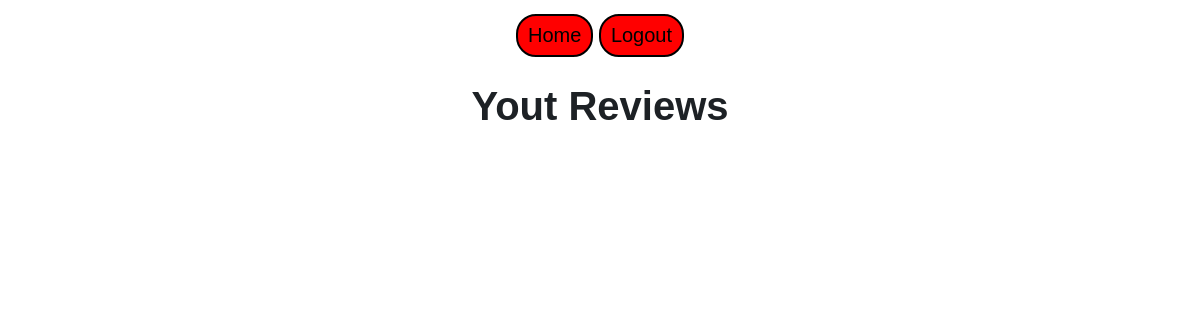
The page /reviews (signed in) on the database as committed earlier.
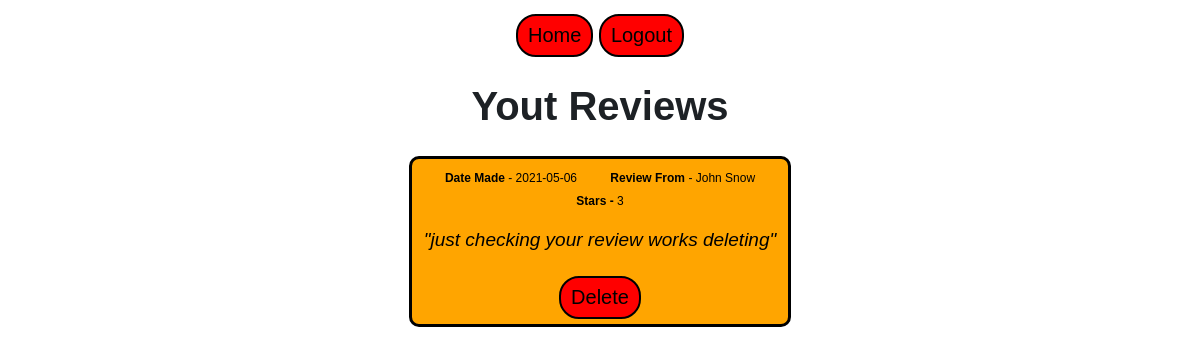
The same page on the database as committed later.
### tables this page shows
CREATE TABLE review (
            byUsrId integer,
            forUsrId integer,
            date text,
            star integer,
            message text,
            PRIMARY KEY (byUsrId, forUsrId, message)
            );

CREATE TABLE users (
            usrId integer primary key,
            email text,
            password text,
            firstName text,
            lastName text,
            accType text,
            postcode text,
            numberOfReviews integer,
            starRating real
            );

### app.py (the view)
@app.route('/reviews')
def reviews():
    userObj = user(session['usrId'])
    bookings = userObj.getReviewsBy()
    return render_template('reviews.html', bookings=bookings, user=user)

### database.py (called while the page is built)
    def search(self, col="null", search="null"):
        conn = sqlite3.connect('main.db')
        c = conn.cursor()
        if col == "email":
            c.execute(f'SELECT * FROM users WHERE email="{search}"')
            data = c.fetchall()
        elif col == "password":
            c.execute(f'SELECT * FROM users WHERE password="{search}"')
            data = c.fetchall()
        elif col == "usrId":
            c.execute(f'SELECT * FROM users WHERE usrId="{search}"')
            data = c.fetchall()
        elif col == "postcode":
            c.execute(f'SELECT * FROM users WHERE postcode="{search}"')
            data = c.fetchall()
        else:
            c.execute(f'SELECT * FROM users')
            data = c.fetchall()
        conn.commit()
        conn.close()
        return(data)

    def getReviewsBy(self, usrId):
        conn = sqlite3.connect('main.db')
        c = conn.cursor()
        c.execute(f'SELECT * FROM review WHERE byUsrId="{usrId}" ORDER BY date DESC')
        data = c.fetchall()
        return(data)
        conn.commit()
        conn.close()

### user.py (called while the page is built)
    def getReviewsBy(self):
        result = db.getReviewsBy(self.usrId)
        return result

### templates/reviews.html (shortened to what this page needs)
{% extends "base.html" %}
{% block head %}
    <link rel="stylesheet" href="{{ url_for('static', filename='css/profile.css') }}">
{% endblock %}
{% block body %}
    <h1>Yout Reviews</h1>
    {% for i in bookings %}
            <div class="review">
                <span style="font-size: 12px;">
                    <span class="name">Date Made</span> -  {{ i[2] }}<span style="padding-left: 30px;"></span>
                    <span class="name">Review From </span> - {{ user(i[0]).fName }} {{ user(i[0]).lName }} <br>
                    <span class="name">Stars - </span>{{ i[3] }}
                    <p class="reviewText">"{{ i[4] }}"</p>
                </span>
                <a href="/delRev/{{ i[0] }}-{{ i[1] }}-{{ i[4].strip() }}-{{ i[3] }}">Delete</a>
            </div>
        {% endfor %}
{% endblock %}

### templates/base.html (shortened to what this page needs)
<!DOCTYPE html>
<head>
    {% block head %}{% endblock %}
    <link rel="stylesheet" href="{{ url_for('static', filename='css/main.css') }}">
</head>
<body>
    <div >
        <a class="homeButton" href="/home">Home</a>  <a class="homeButton" href="/logout">Logout</a>
    </div>
    {% block body %}
    {% endblock %}
</body>

### static/css/profile.css (style rules this page uses)
.name { font-weight: bold; }
.review { background-color: orange; margin-left: auto; margin-right: auto; display: block; border: 3px solid black; width: max-content; max-width: 475px; padding: 5px 12px; margin-bottom: 20px; text-decoration: none; color: black; border-radius: 10px; }
.reviewText { font-size: 19px; font-style: italic; }
a { font-size: 20px; border: 2px solid black; border-radius: 20px; background-color: red ; padding: 8px 10px; display: inline-block; margin-top: 6px; text-decoration: none; color: black; }

### static/css/main.css (style rules this page uses)
body { font-size: 20px; font-weight: 100; text-decoration: none; text-align: center; color: rgb(29, 33, 37); font-family: Arial, Helvetica, sans-serif; }

Rows that differ between the two databases and show on the page:
added review: date "2021-05-06", byUsrId.firstName "John", byUsrId.lastName "Snow", star "3", message "just checking your review works deleting"
